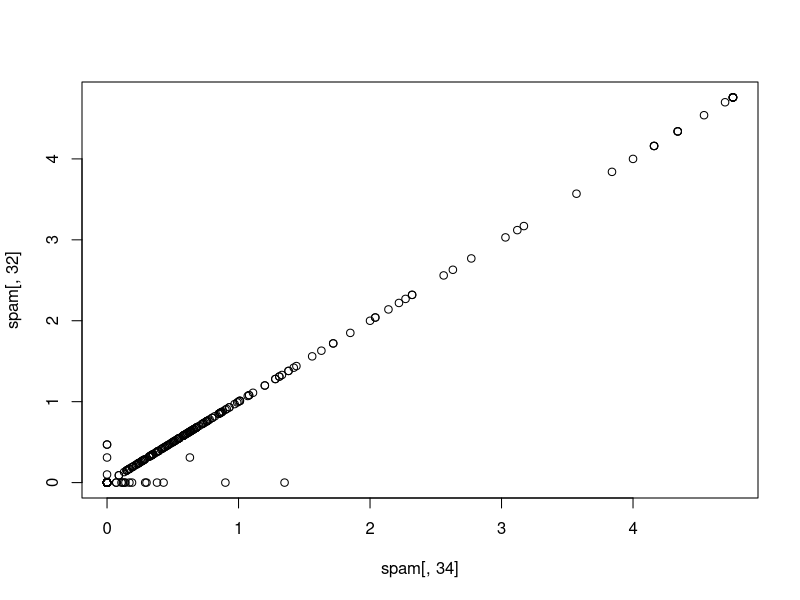
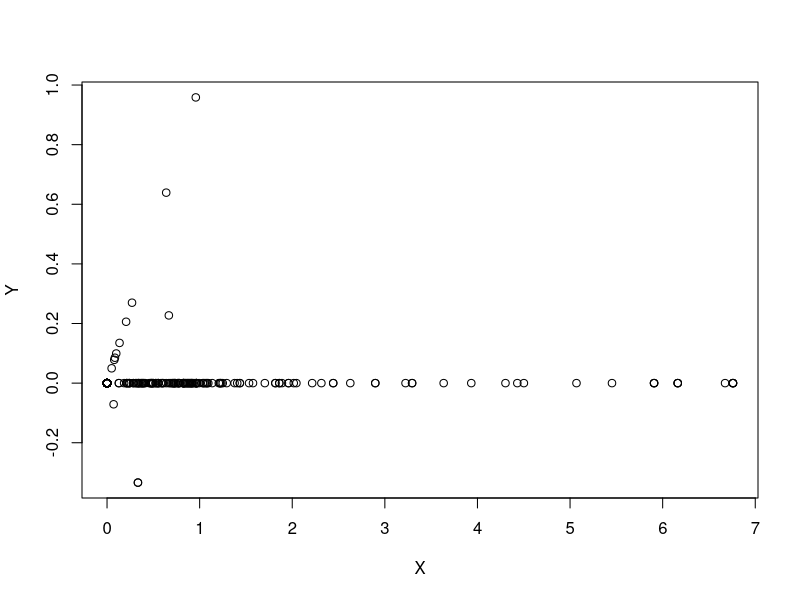
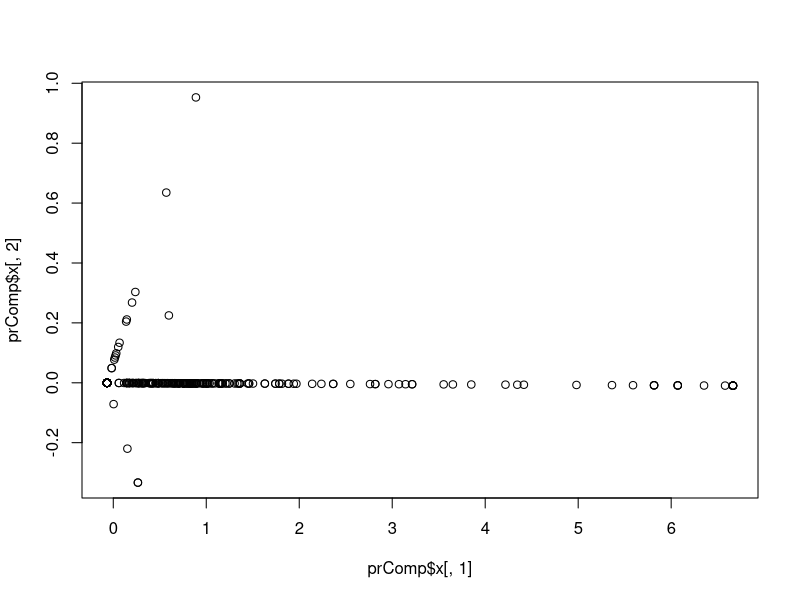
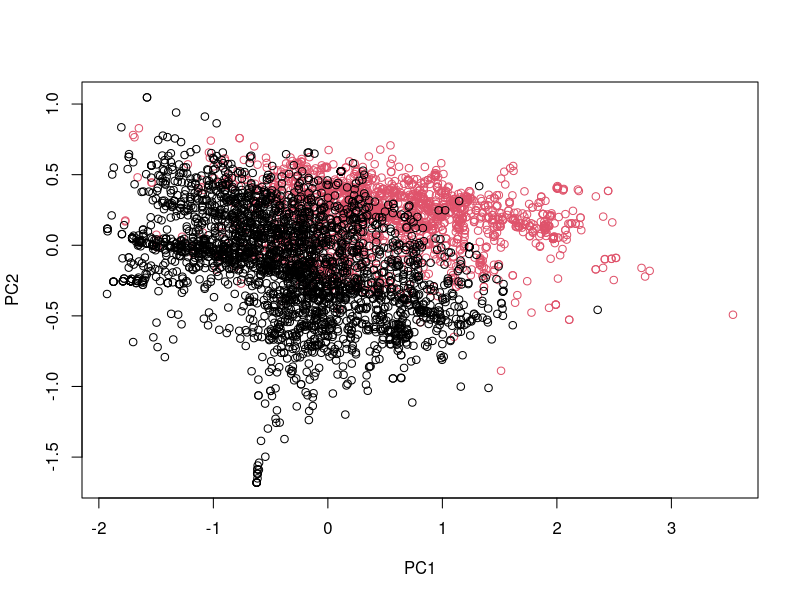
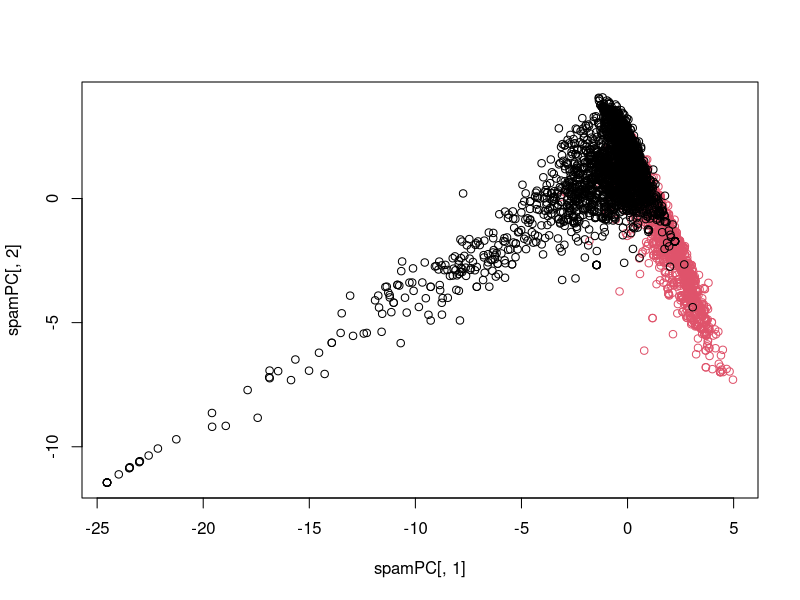

Recreate these plots in R, in order. (Note: this script raises an error after producing the figures.)
## ---- chunk 1
library(caret)
library(kernlab)
data("spam")
inTrain <- createDataPartition(y = spam$type, p = 0.75, list = FALSE)
training <- spam[inTrain,]
testing <- spam[-inTrain,]

M <- abs(cor(training[,-58])) # 58 = outcome
diag(M) <- 0
which(M > 0.8, arr.ind = T)

names(spam)[c(34,32)]
plot(spam[,34], spam[,32])
## ---- chunk 2
X <- 0.71*training$num415 + 0.71*training$num857
Y <- 0.71*training$num415 - 0.71*training$num857
plot(X,Y)
## ---- chunk 3
smallSpam <- spam[,c(34,32)]
prComp <- prcomp(smallSpam)
plot(prComp$x[,1], prComp$x[,2])
prComp$rotation
## ---- chunk 4
typeColor <- ((spam$type == "spam")*1 + 1)
prComp <- prcomp(log10(spam[,-58]+1))
plot(prComp$x[,1], prComp$x[,2], col = typeColor, xlab = "PC1", ylab = "PC2")
## ---- chunk 5
prePRoc <- preProcess(log10(spam[,-58]+1),method ="pca",pcaComp = 2)
spamPC <- predict(prePRoc, log10(spam[,-58]+1))
plot(spamPC[,1], spamPC[,2], col = typeColor)
## ---- chunk 6
prePRoc <- preProcess(log10(spam[,-58]+1),method ="pca",pcaComp = 2)
trainPC <- predict(prePRoc, log10(training[,-58]+1))
modelFit <- train(training$type ~., method = "glm", data = trainPC)

testPC <- predict(prePRoc, log10(testing[,-58]+1))
confusionMatrix(testing$type, predict(modelFit, testPC))
## ---- chunk 7
modelFit <- train(training$type ~., method = "glm",
                  preProcess = "pca",
                  data = training)
confusionMatrix(testing$type, predict(modelFit, testing))
